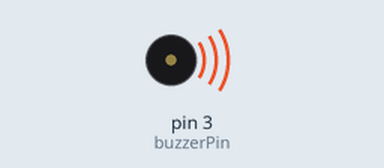
Recording of a sketch running on a simulated Arduino Uno, built with avr-gcc and run on an emulated ATmega328P. Parts: buzzer (waves = sounding, pin HIGH).

Above: at 0.05 s.
At 5.1 s:
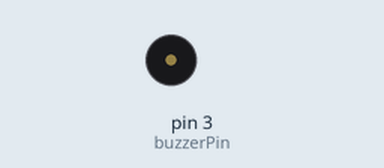
Timing chart, 0 to 13.1 s (numbered marks = the images above):
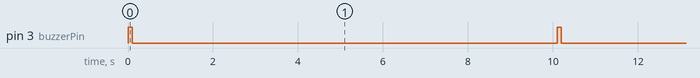

Measured:
- by itself, pin 3 (buzzerPin): alternates HIGH for 0.10 s and LOW for 10.0 s

The sketch:

Latihan_Buzzer.ino
```cpp
const int buzzerPin = 3; // Atur pin buzzer ke pin 3 atau pin lain yang sesuai

void setup() {
  pinMode(buzzerPin, OUTPUT); // Mengatur pin buzzer sebagai OUTPUT
}

void loop() {
  // Untuk menghidupkan buzzer, Anda dapat mengirimkan sinyal HIGH ke pin buzzer
  digitalWrite(buzzerPin, HIGH);
  delay(100); // Tahan selama 1 detik

  // Untuk mematikan buzzer, Anda dapat mengirimkan sinyal LOW ke pin buzzer
  digitalWrite(buzzerPin, LOW);
  delay(10000); // Tahan selama 1 detik
}
```
